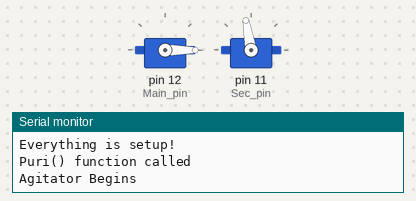
A sketch run on a simulated Arduino Uno, built with avr-gcc and run on an emulated ATmega328P. Shown: 2 × servo, the last lines printed to the serial monitor.

Above: at 0.05 s.
At 4.95 s:
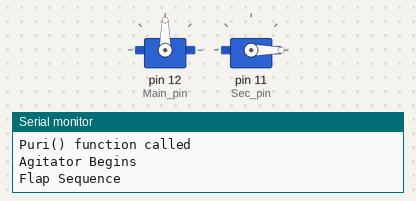
At 14.95 s:
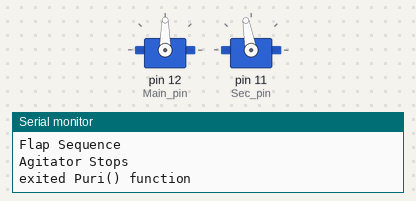
Timing chart, 0 to 19.5 s (numbered marks = the images above):
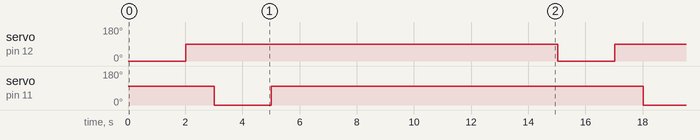

Measured:
- by itself, servo on pin 12 (Main_pin): alternates 90° for 13.0 s and 0° for 2.0 s
- by itself, servo on pin 11 (Sec_pin): alternates 100° for 13.0 s and 0° for 2.0 s

The sketch:

puri_tial.ino
```cpp
#include <Servo.h>


 int PD = 0;
/*Servo initialization*/
    Servo Main;
    Servo Second;
    int Main_pin = 12;
    int Sec_pin = 11;
    int MO = 0;
    int MC = 90;
    int SO = 0;
    int SC = 100;

void setup() {
  // put your setup code here, to run once:

   //Agitator setup
   pinMode(PD, OUTPUT);
  digitalWrite(PD, LOW);

  // Servo setup
  Main.attach(Main_pin);
  Second.attach(Sec_pin);
  Main.write(MC);       //MF closed
  Second.write(SC);     //SF closed

  Serial.begin(9600);

  Serial.println("Everything is setup!");


}

void Puri() {

  Serial.println("Agitator Begins");
  //lcd.clear();
  //lcd.print("Puri");

  digitalWrite(PD,HIGH);        //Start Agitator

  Serial.println("Flap Sequence");
  Main.write(MO);        //MF open
  delay(2000);
  Main.write(MC);       //MF closed
  delay(1000);

  Second.write(SO);      //SF open
  delay(2000);
  Second.write(SC);     //SF closed

  digitalWrite(PD,LOW);       // Stop Agitator
  Serial.println("Agitator Stops");
}

void loop() {
  // put your main code here, to run repeatedly:

  Serial.println("Puri() function called");
  Puri();
  Serial.println("exited Puri() function");
  delay(10000);
  Serial.println("TIME FOR NEXT PURI");

}
```
